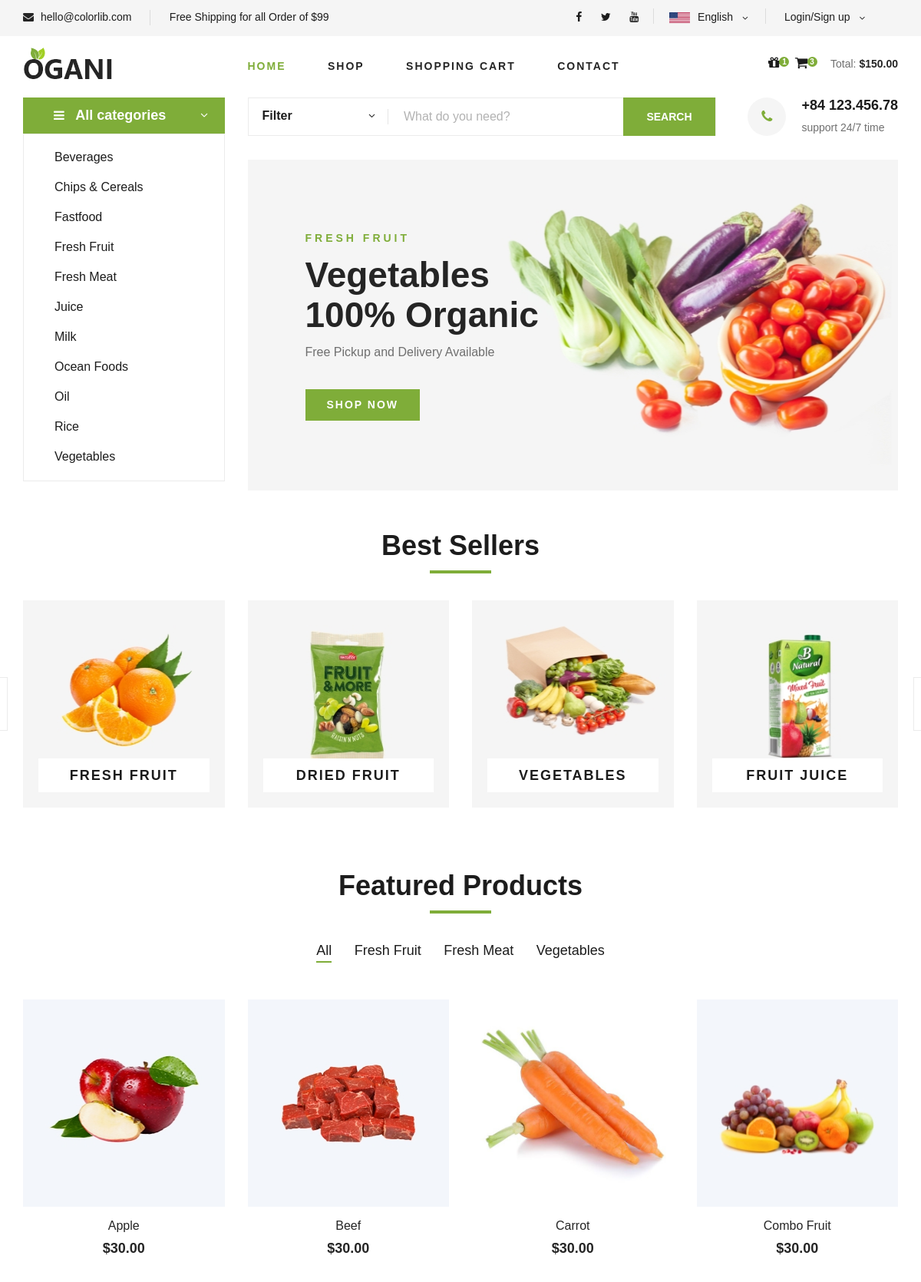
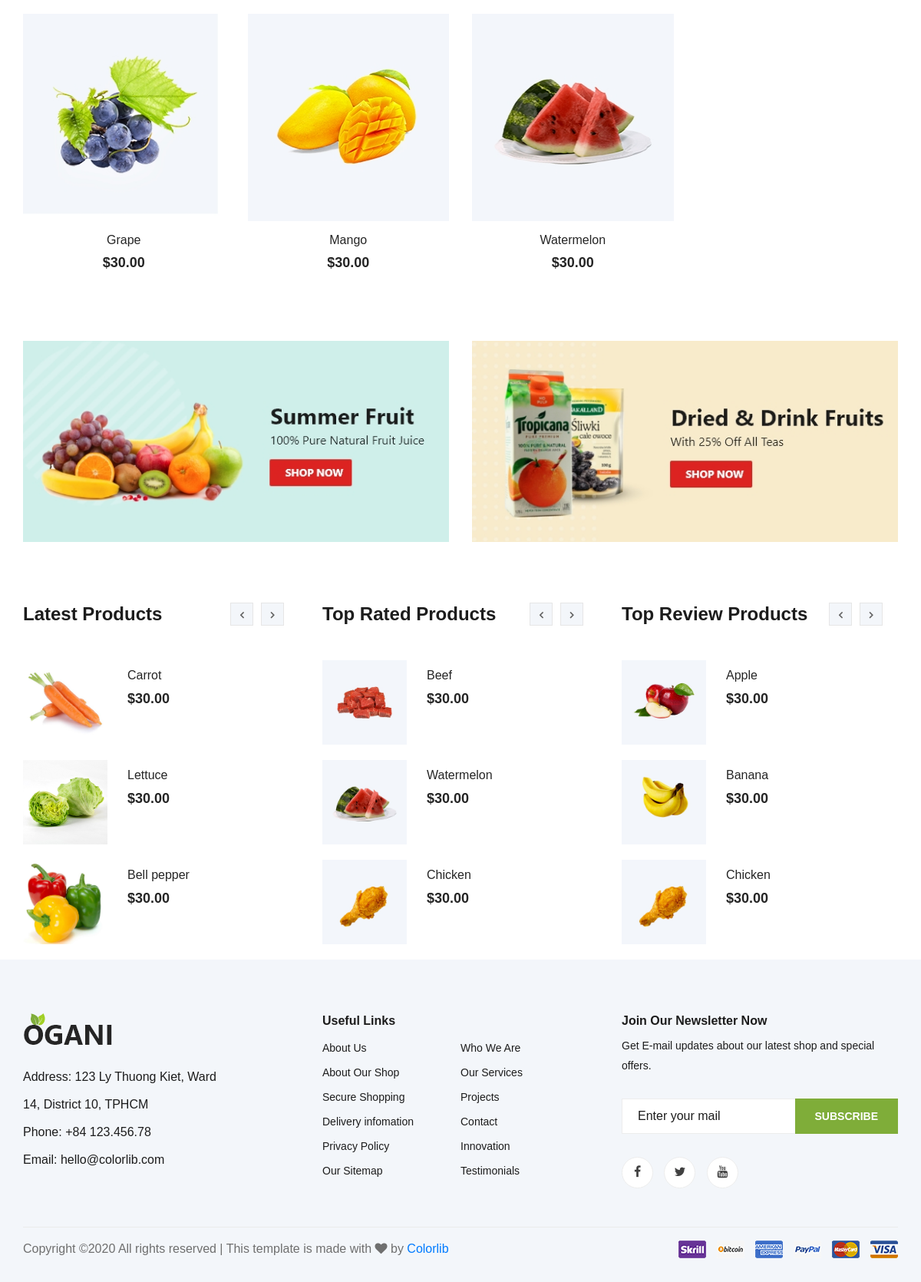
The page / on the database its author committed (2 pictures, top to bottom).
### tables this page shows
CREATE TABLE `category` (
  `id_category` varchar(100) NOT NULL,
  `name_category` varchar(100) NOT NULL DEFAULT 'Default name'
);

CREATE TABLE `item` (
  `id_item` varchar(100) NOT NULL,
  `name_item` varchar(100) NOT NULL DEFAULT 'Default name',
  `avatar_item` varchar(500) NOT NULL DEFAULT 'Default link',
  `description_item` varchar(500) NOT NULL DEFAULT 'Default description',
  `price_item` int(11) NOT NULL DEFAULT 0,
  `availability_item` tinyint(1) NOT NULL DEFAULT 1,
  `weight_item` float NOT NULL DEFAULT 0,
  `sale_off_item` int(11) NOT NULL DEFAULT 0,
  `featured` tinyint(1) NOT NULL DEFAULT 0,
  `best_seller_item` tinyint(1) NOT NULL DEFAULT 0,
  `date_created_item` datetime DEFAULT NULL,
  `latest_date_updated_item` datetime DEFAULT NULL,
  `category_item` varchar(100) DEFAULT NULL
);

### mvc/views/pages/home.php (the view, shortened to what the rows shown need)
<section class="categories">
    <div class="container">
        <div class="section-title">
            <h2>Best Sellers</h2>
        </div>
    </div>
</section>
<section class="featured spad">
    <div class="container">
        <div class="row">
            <div class="col-lg-12">
                <div class="section-title">
                    <h2>Featured Products</h2>
                </div>
                <?php $featured_category_list = json_decode($data['featured_category_list']);
                $size_list = count($featured_category_list);
                ?>
                <div class="featured__controls">
                    <ul>
                        <li class="active" data-filter="*">All</li>
                        <?php for($row = 0; $row < $size_list; $row++){?>
                        <li data-filter=".<?php echo $featured_category_list[$row]->category_item;?>">
                            <?php echo $featured_category_list[$row]->name_category;?>
                        </li>
                        <?php }?>
                    </ul>
                </div>
            </div>
        </div>
        <div class="row featured__filter">
            <?php $featured_item_list = json_decode($data['featured_item_list']);
            $size_list = count($featured_item_list);
            for($row = 0; $row < $size_list; $row++){
            ?>
            <div class="col-lg-3 col-md-4 col-sm-6 mix <?php echo $featured_item_list[$row]->category_item;?>">
                <div class="featured__item">
                    <div class="featured__item__pic set-bg" data-setbg="/tmdt_201/public/master1/img/product/<?php echo $featured_item_list[$row]->avatar_item; ?>.jpg">
                    </div>
                    <div class="featured__item__text">
                        <h6>
                            <a href="http://localhost/tmdt_201/shop/detail/<?php echo $featured_item_list[$row]->id_item;?>" class="language-option">
                                <?php echo $featured_item_list[$row]->name_item;?>
                            </a>
                        </h6>
                        <h5>$30.00</h5>
                    </div>
                </div>
            </div>
            <?php }?>
        </div>
    </div>
</section>
<section class="latest-product spad">
    <div class="container">
        <div class="row">
            <div class="col-lg-4 col-md-6">
                <div class="latest-product__text">
                    <div class="latest-product__slider owl-carousel">
                        <?php $latest_item_list = json_decode($data["latest_item_list"]);
                        $size_list = count($latest_item_list);
                        for($row = 0; $row < $size_list; $row++){
                            if($row % 3 == 0){
                        ?>
                        <div class="latest-prdouct__slider__item">
                        <?php }?>
                            <a href="http://localhost/tmdt_201/shop/detail/<?php echo $latest_item_list[$row]->id_item;?>" class="latest-product__item">
                                <div class="latest-product__item__pic">
                                    <img src="/tmdt_201/public/master1/img/product/<?php echo $latest_item_list[$row]->avatar_item; ?>.jpg" alt="" style="width: 110px; height: 110px;">
                                </div>
                                <div class="latest-product__item__text">
                                    <h6><?php echo $latest_item_list[$row]->name_item;?></h6>
                                    <span>$30.00</span>
                                </div>
                            </a>
                        <?php if($row % 3 == 2 || ($row == $size_list - 1 && $row % 3 < 2)){ ?>
                        </div>
                        <?php }}?>
                    </div>
                </div>
            </div>
            <div class="col-lg-4 col-md-6">
                <div class="latest-product__text">
                    <div class="latest-product__slider owl-carousel">
                        <?php $top_rated_item_list = json_decode($data["top_rated_item_list"]);
                        $size_list = count($top_rated_item_list);
                        for($row = 0; $row < $size_list; $row++){
                            if($row % 3 == 0){
                        ?>
                        <div class="latest-prdouct__slider__item">
                        <?php }?>
                            <a href="http://localhost/tmdt_201/shop/detail/<?php echo $top_rated_item_list[$row]->id_item;?>" class="latest-product__item">
                                <div class="latest-product__item__pic">
                                    <img src="/tmdt_201/public/master1/img/product/<?php echo $top_rated_item_list[$row]->avatar_item; ?>.jpg" alt="" style="width: 110px; height: 110px;">
                                </div>
                                <div class="latest-product__item__text">
                                    <h6><?php echo $top_rated_item_list[$row]->name_item;?></h6>
                                    <span>$30.00</span>
                                </div>
                            </a>
                        <?php if($row % 3 == 2 || ($row == $size_list - 1 && $row % 3 < 2)){ ?>
                        </div>
                        <?php }}?>
                    </div>
                </div>
            </div>
            <div class="col-lg-4 col-md-6">
                <div class="latest-product__text">
                    <div class="latest-product__slider owl-carousel">
                        <?php $top_review_item_list = json_decode($data["top_review_item_list"]);
                        $size_list = count($top_review_item_list);
                        for($row = 0; $row < $size_list; $row++){
                            if($row % 3 == 0){
                        ?>
                        <div class="latest-prdouct__slider__item">
                        <?php }?>
                            <a href="http://localhost/tmdt_201/shop/detail/<?php echo $top_review_item_list[$row]->id_item;?>" class="latest-product__item">
                                <div class="latest-product__item__pic">
                                    <img src="/tmdt_201/public/master1/img/product/<?php echo $top_review_item_list[$row]->avatar_item; ?>.jpg" alt="" style="width: 110px; height: 110px;">
                                </div>
                                <div class="latest-product__item__text">
                                    <h6><?php echo $top_review_item_list[$row]->name_item;?></h6>
                                    <span>$30.00</span>
                                </div>
                            </a>
                        <?php if($row % 3 == 2 || ($row == $size_list - 1 && $row % 3 < 2)){ ?>
                        </div>
                        <?php }}?>
                    </div>
                </div>
            </div>
        </div>
    </div>
</section>

### mvc/views/Master1.php (shortened to what the rows shown need)
<!DOCTYPE html>
<html lang="zxx">
    <head>
        <link rel="stylesheet" href="/tmdt_201/public/master1/css/google-font.css" type="text/css">
        <link rel="stylesheet" href="/tmdt_201/public/master1/css/bootstrap.min.css" type="text/css">
        <link rel="stylesheet" href="/tmdt_201/public/master1/css/font-awesome.min.css" type="text/css">
        <link rel="stylesheet" href="/tmdt_201/public/master1/css/elegant-icons.css" type="text/css">
        <link rel="stylesheet" href="/tmdt_201/public/master1/css/nice-select.css" type="text/css">
        <link rel="stylesheet" href="/tmdt_201/public/master1/css/jquery-ui.min.css" type="text/css">
        <link rel="stylesheet" href="/tmdt_201/public/master1/css/owl.carousel.min.css" type="text/css">
        <link rel="stylesheet" href="/tmdt_201/public/master1/css/slicknav.min.css" type="text/css">
        <link rel="stylesheet" href="/tmdt_201/public/master1/css/style.css" type="text/css">
    </head>
    <body>
        <section class="hero<?php echo $data["page"] == "home"?'':' hero-normal'; ?>">
            <div class="container">
                <div class="row">
                    <div class="col-lg-3">
                        <div class="hero__categories">
                            <ul>
                                <?php $category_list = json_decode($data["category_list"]);
                                for($row = 0; $row < count($category_list); $row++){
                                ?>
                                <li><a href="http://localhost/tmdt_201/shop/category/<?php echo $category_list[$row]->id_category; ?>" class="language-option"><?php echo $category_list[$row]->name_category; ?></a></li>
                                <?php }?>
                            </ul>
                        </div>
                    </div>
                    <div class="col-lg-9">
                        <?php if($data["page"] == "home"){?>
                        <div class="hero__item set-bg" data-setbg="/tmdt_201/public/master1/img/hero/banner.jpg">
                            <div class="hero__text">
                                <h2>Vegetables <br />100% Organic</h2>
                            </div>
                        </div>
                        <?php }?>
                    </div>
                </div>
            </div>
        </section>
        <?php
        require_once "./mvc/views/pages/".$data["page"].".php";
        ?>
    </body>
</html>

### rows shown on the page
category: name_category "Beverages"
category: name_category "Chips & Cereals"
category: name_category "Fastfood"
category: name_category "Fresh Meat"
category: name_category "Milk"
category: name_category "Ocean Foods"
category: name_category "Oil"
category: name_category "Rice"
item: shows a picture, name_item "Apple"
item: shows a picture, name_item "Beef"
item: shows a picture, name_item "Combo Fruit"
item: shows a picture, name_item "Grape"
item: shows a picture, name_item "Mango"
item: avatar_item (picture), name_item "Carrot"
item: avatar_item (picture), name_item "Lettuce"
item: avatar_item (picture), name_item "Bell pepper"
item: avatar_item (picture), name_item "Chicken"
item: avatar_item (picture), name_item "Banana"

### other values the page prints
$category_list[$row]->name_category "Fresh Fruit"
$category_list[$row]->name_category "Juice"
$category_list[$row]->name_category "Vegetables"
$featured_category_list[$row]->name_category "Fresh Fruit"
$featured_category_list[$row]->name_category "Vegetables"
$featured_item_list[$row]->name_item "Carrot"
$featured_item_list[$row]->name_item "Watermelon"
$top_rated_item_list[$row]->name_item "Beef"
$top_rated_item_list[$row]->name_item "Watermelon"
$top_review_item_list[$row]->name_item "Apple"
